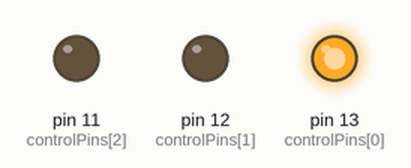
Recording of a sketch running on a simulated Arduino Uno, built with avr-gcc and run on an emulated ATmega328P. Shown: output pins drawn as LEDs (lit = HIGH).

Above: at 0.2 s.
At 1.0 s:
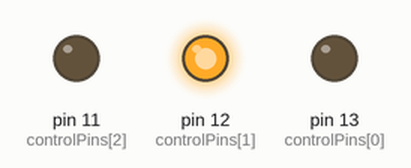
At 3.2 s:
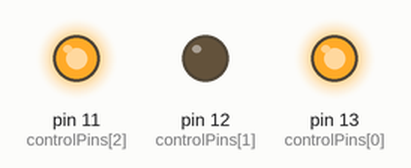
At 3.7 s:
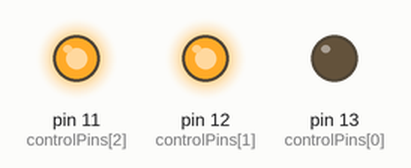
At 5.7 s:
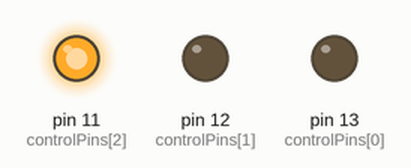
Timing chart, 0 to 6.9 s (numbered marks = the images above):
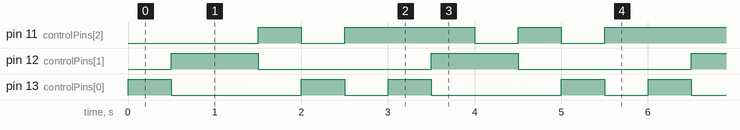

The sketch:

zante.jacob.3Pins.ino
```cpp
/*
Student Name: Jacob Zante
Teacher Name: Hayden So
Title of Project: 3 Pins
Brief Description of Project: this circuit will have six LEDs that will blink in sequence, one after the other.
Date of Completion: Nov 8, 2024
*/


const int controlPins[3] = {13, 12, 11}; // create array to store the arduino pins that will be used as control pins

int delayTime = 500; // create variable to store a delay in miliseconds


void updatePins(int pin1, int pin2, int pin3) { // function that will set the 'pinMode' of a pin and then send a signal to it based on the value of the arguments passed in

    pinMode(controlPins[0], (OUTPUT * (pin1 != 2) + INPUT * (pin1 == 2))); // set 'controlPins[0]' to either OUTPUT or INPUT depending on the value of the argument
    pinMode(controlPins[1], (OUTPUT * (pin2 != 2) + INPUT * (pin2 == 2))); // set 'controlPins[1]' to either OUTPUT or INPUT depending on the value of the argument
    pinMode(controlPins[2], (OUTPUT * (pin3 != 2) + INPUT * (pin3 == 2))); // set 'controlPins[2]' to either OUTPUT or INPUT depending on the value of the argument

    if (pin1 != 2) { // check if 'pin1' is '2'
        digitalWrite(controlPins[0], pin1); // set 'controlPins[0]' to the value of 'pin1'
    }
    if (pin2 != 2) { // check if 'pin2' is '2'
        digitalWrite(controlPins[1], pin2); // set 'controlPins[1]' to the value of 'pin2'
    }
    if (pin3 != 2) { // check if 'pin3' is '2'
        digitalWrite(controlPins[2], pin3); // set 'controlPins[2]' to the value of 'pin3'
    }
}


void setup() { // void setup code that only runs once

}


void loop() { // void loop code that repeats indefinitely

    updatePins(1, 0, 2); // call function and pass in arguments to turn on LED 1

    delay(delayTime); // wait for 'delayTime' miliseconds

    updatePins(0, 1, 2); // call function and pass in arguments to turn on LED 2

    delay(delayTime); // wait for 'delayTime' miliseconds

    updatePins(2, 1, 0); // call function and pass in arguments to turn on LED 3

    delay(delayTime); // wait for 'delayTime' miliseconds

    updatePins(2, 0, 1); // call function and pass in arguments to turn on LED 4

    delay(delayTime); // wait for 'delayTime' miliseconds

    updatePins(1, 2, 0); // call function and pass in arguments to turn on LED 5

    delay(delayTime); // wait for 'delayTime' miliseconds

    updatePins(0, 2, 1); // call function and pass in arguments to turn on LED 6

    delay(delayTime); // wait for 'delayTime' miliseconds
}
```

Measured:
- by itself, pin 11 (controlPins[2]): repeats every 3.0 s: LOW 0.50 s, HIGH 1.5 s, LOW 0.50 s, HIGH 0.50 s
- by itself, pin 12 (controlPins[1]): alternates HIGH for 1.0 s and LOW for 2.0 s
- by itself, pin 13 (controlPins[0]): repeats every 3.0 s: LOW 1.5 s, HIGH 0.50 s, LOW 0.50 s, HIGH 0.50 s
